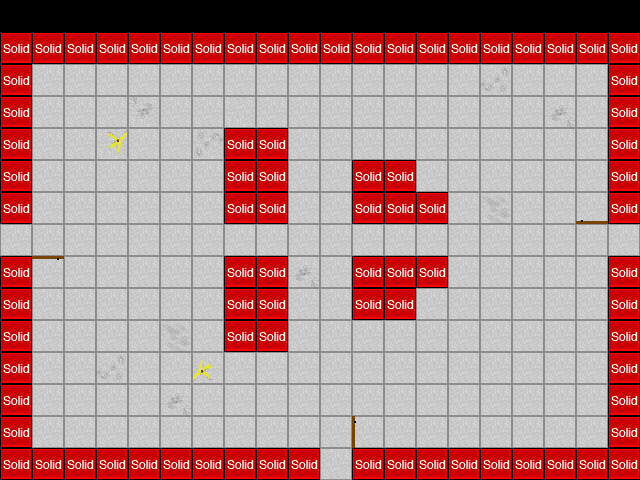

Rendered tile map (Tiled .tmx) drawn with the repository's tilesets; below, a short description and the map source with its tile grids summarised:
An orthogonal 20x15 tile map with 32x32 px tiles, 2 tile layers (Tile Layer 1, collision), 2 tilesets and 4 objects (mainPlayer, doorRight, doorLeft, doorDown).

<map version="1.0" orientation="orthogonal" width="20" height="15" tilewidth="32" tileheight="32">
 <tileset firstgid="1" name="metatiles32x32" tilewidth="32" tileheight="32">
  <image source="../img/map/metatiles32x32.png" width="288" height="32" />
  <tile id="0">
   <properties>
    <property name="type" value="solid" />
   </properties>
  </tile>
  <tile id="5">
   <properties>
    <property name="type" value="doorRight" />
   </properties>
  </tile>
  <tile id="6">
   <properties>
    <property name="type" value="doorUp" />
   </properties>
  </tile>
  <tile id="7">
   <properties>
    <property name="type" value="doorDown" />
   </properties>
  </tile>
  <tile id="8">
   <properties>
    <property name="type" value="doorLeft" />
   </properties>
  </tile>
 </tileset>
 <tileset firstgid="10" name="Terrain" tilewidth="32" tileheight="32">
  <image source="../img/map/Terrain.png" width="256" height="256" />
 </tileset>
 <layer name="Tile Layer 1" width="20" height="15">
  <data>[300 cells, 280 non-empty, 24 distinct tile ids]</data>
 </layer>
 <layer name="collision" width="20" height="15">
  <data>[300 cells, 83 non-empty, 1 distinct tile ids]</data>
 </layer>
 <objectgroup name="Object Layer 1" width="20" height="15">
  <object name="mainPlayer" x="96" y="192" width="32" height="32">
   <properties>
    <property name="image" value="Main_char" />
    <property name="spritewidth" value="64" />
   </properties>
  </object>
 </objectgroup>
 <objectgroup name="doors" width="20" height="15">
  <object name="doorRight" x="610" y="226" width="28" height="28" />
  <object name="doorLeft" x="0" y="226" width="29" height="27">
   <properties>
    <property name="type" value="door" />
   </properties>
  </object>
  <object name="doorDown" x="320" y="449" width="29" height="30">
   <properties>
    <property name="type" value="door" />
   </properties>
  </object>
 </objectgroup>
</map>
